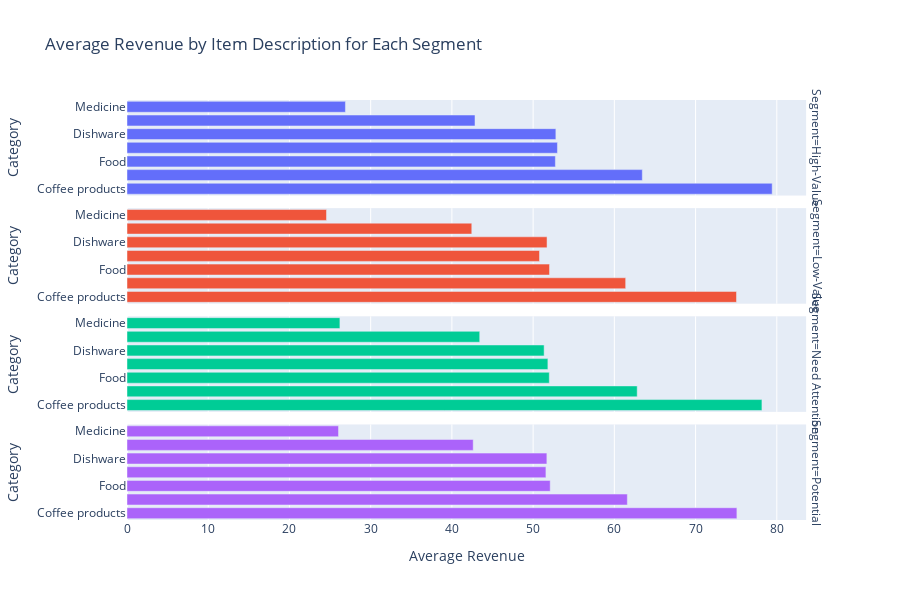

Notebook code cell kept with this figure:
### Code cell
analyze_popular_items_by_average_revenue(df, segment_col='Segment',category_col='category', revenue_col='revenue')

### Figure 1 — Plotly figure (JSON) as saved in the notebook; plotly's stock layout.template omitted (floating-point values rounded to 4 significant figures)
{"data": [{"alignmentgroup": "True", "hovertemplate": "Segment=High-Value<br>Average Revenue=%{x}<br>Category=%{y}<extra></extra>", "legendgroup": "High-Value", "marker": {"color": "#636efa", "pattern": {"shape": ""}}, "name": "High-Value", "offsetgroup": "High-Value", "orientation": "h", "showlegend": true, "textposition": "auto", "type": "bar", "x": [79.43, 63.44, 52.99, 52.8, 52.74, 42.84, 26.89], "xaxis": "x4", "y": ["Coffee products", "Kitchen Supplies", "Beverage", "Dishware", "Food", "Gum", "Medicine"], "yaxis": "y4"}, {"alignmentgroup": "True", "hovertemplate": "Segment=Low-Value<br>Average Revenue=%{x}<br>Category=%{y}<extra></extra>", "legendgroup": "Low-Value", "marker": {"color": "#EF553B", "pattern": {"shape": ""}}, "name": "Low-Value", "offsetgroup": "Low-Value", "orientation": "h", "showlegend": true, "textposition": "auto", "type": "bar", "x": [75.04, 61.39, 52.02, 51.71, 50.78, 42.45, 24.56], "xaxis": "x3", "y": ["Coffee products", "Kitchen Supplies", "Food", "Dishware", "Beverage", "Gum", "Medicine"], "yaxis": "y3"}, {"alignmentgroup": "True", "hovertemplate": "Segment=Need Attention<br>Average Revenue=%{x}<br>Category=%{y}<extra></extra>", "legendgroup": "Need Attention", "marker": {"color": "#00cc96", "pattern": {"shape": ""}}, "name": "Need Attention", "offsetgroup": "Need Attention", "orientation": "h", "showlegend": true, "textposition": "auto", "type": "bar", "x": [78.17, 62.81, 51.99, 51.82, 51.36, 43.43, 26.21], "xaxis": "x2", "y": ["Coffee products", "Kitchen Supplies", "Food", "Beverage", "Dishware", "Gum", "Medicine"], "yaxis": "y2"}, {"alignmentgroup": "True", "hovertemplate": "Segment=Potential<br>Average Revenue=%{x}<br>Category=%{y}<extra></extra>", "legendgroup": "Potential", "marker": {"color": "#ab63fa", "pattern": {"shape": ""}}, "name": "Potential", "offsetgroup": "Potential", "orientation": "h", "showlegend": true, "textposition": "auto", "type": "bar", "x": [75.09, 61.6, 52.1, 51.69, 51.57, 42.62, 26.04], "xaxis": "x", "y": ["Coffee products", "Kitchen Supplies", "Food", "Dishware", "Beverage", "Gum", "Medicine"], "yaxis": "y"}], "layout": {"annotations": [{"font": {}, "showarrow": false, "text": "Segment=Potential", "textangle": 90, "x": 0.98, "xanchor": "left", "xref": "paper", "y": 0.1138, "yanchor": "middle", "yref": "paper"}, {"font": {}, "showarrow": false, "text": "Segment=Need Attention", "textangle": 90, "x": 0.98, "xanchor": "left", "xref": "paper", "y": 0.3712, "yanchor": "middle", "yref": "paper"}, {"font": {}, "showarrow": false, "text": "Segment=Low-Value", "textangle": 90, "x": 0.98, "xanchor": "left", "xref": "paper", "y": 0.6288, "yanchor": "middle", "yref": "paper"}, {"font": {}, "showarrow": false, "text": "Segment=High-Value", "textangle": 90, "x": 0.98, "xanchor": "left", "xref": "paper", "y": 0.8862, "yanchor": "middle", "yref": "paper"}], "barmode": "relative", "height": 600, "legend": {"title": {"text": "Segment"}, "tracegroupgap": 0}, "showlegend": false, "title": {"text": "Average Revenue by Item Description for Each Segment"}, "xaxis": {"anchor": "y", "domain": [0, 0.98], "title": {"text": "Average Revenue"}}, "xaxis2": {"anchor": "y2", "domain": [0, 0.98], "matches": "x", "showticklabels": false}, "xaxis3": {"anchor": "y3", "domain": [0, 0.98], "matches": "x", "showticklabels": false}, "xaxis4": {"anchor": "y4", "domain": [0, 0.98], "matches": "x", "showticklabels": false}, "yaxis": {"anchor": "x", "categoryorder": "total ascending", "domain": [0, 0.2275], "title": {"text": "Category"}}, "yaxis2": {"anchor": "x2", "domain": [0.2575, 0.485], "matches": "y", "title": {"text": "Category"}}, "yaxis3": {"anchor": "x3", "domain": [0.515, 0.7425], "matches": "y", "title": {"text": "Category"}}, "yaxis4": {"anchor": "x4", "domain": [0.7725, 1], "matches": "y", "title": {"text": "Category"}}}}
